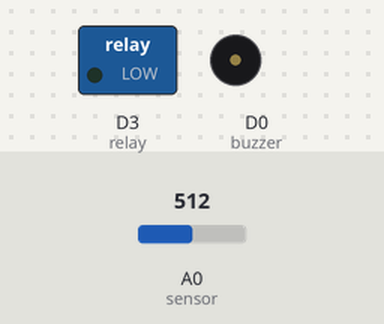
The sketch below on a simulated ESP8266 (NodeMCU). Parts: switched loads named in the sketch (green lamp = pin HIGH), buzzer (waves = sounding, pin HIGH). Inputs (shaded band) come from the test bench; at power-on: A0 (sensor) = 512. What the sketch prints to the serial monitor is not drawn.

Above: at 0.1 s.
At 1.1 s:
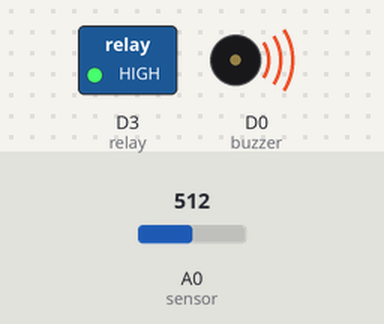
Timing chart, 0 to 2.6 s (numbered marks = the images above):
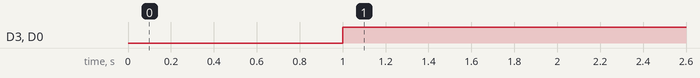

Measured:
- by itself, D3 (relay), D0 (buzzer): LOW → HIGH at 1.0 s

The sketch:

FanYrktaba.ino
```cpp
// /*New blynk app project
//    Home Page
// */
// #define BLYNK_TEMPLATE_ID "TMPL3_3XS4gPO"
// #define BLYNK_TEMPLATE_NAME "Gas sensor"
// #define BLYNK_AUTH_TOKEN "H3AwrE31D-IT8Cg1wosxOPH59ZC6HHXU"

// //Include the library files
// #define BLYNK_PRINT Serial
#include <ESP8266WiFi.h>
// #include <BlynkSimpleEsp8266.h>

int buzzer = D0;
int sensor = A0;
int relay = D3;
int sensorData;

// char auth[] = BLYNK_AUTH_TOKEN;
// // char ssid[] = "Rickyrick";//Enter your WIFI name
// // char pass[] = "12345678";//Enter your WIFI password


// // char ssid[] = "Test1";//Enter your WIFI name
// // char pass[] = "123456789";//Enter your WIFI password

// char ssid[] = "Redmi Note 9 Pro Max";//Enter your WIFI name
// char pass[] = "Pink2003";//Enter your WIFI password

// //Get the button value
// BLYNK_WRITE(V0) {
//   digitalWrite(A0, param.asInt());
//   // int sensorValue= param.asInt();

// }
// BLYNK_WRITE(V1) {
//   digitalWrite(D3, param.asInt());
// }

void setup() {
  //Set the LED pin as an output pin
  pinMode(D0, OUTPUT);
  pinMode(A0, INPUT);
  pinMode(D3, OUTPUT);
  Serial.begin(9600);

  //Initialize the Blynk library
  // Blynk.begin(auth, ssid, pass, "blynk.cloud", 80);
}

  void loop()
  {
    // Blynk.run();
    sensorData = analogRead(sensor);
      Serial.print("Sensor Data:");
      Serial.println(sensorData);
      delay(1000);

    if(sensorData >= 200){
      digitalWrite(buzzer, HIGH);
      // tone(buzzer, 85);
      digitalWrite(relay, HIGH);
      delay(100);

    } else {
      digitalWrite(buzzer, LOW);
      digitalWrite(relay, LOW );
      delay(100);
    }

  }


  
```
